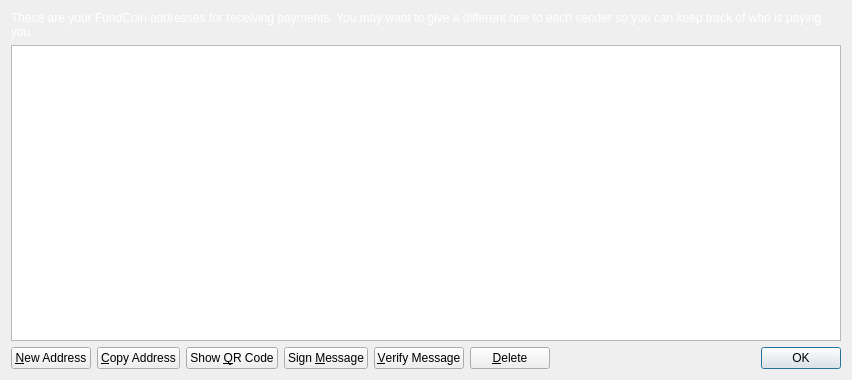
<?xml version="1.0" encoding="UTF-8"?>
<ui version="4.0">
 <class>AddressBookPage</class>
 <widget class="QWidget" name="AddressBookPage">
  <property name="geometry">
   <rect>
    <x>0</x>
    <y>0</y>
    <width>852</width>
    <height>380</height>
   </rect>
  </property>
  <property name="windowTitle">
   <string>Address Book</string>
  </property>
  <property name="styleSheet">
   <string notr="true"/>
  </property>
  <layout class="QVBoxLayout" name="verticalLayout">
   <item>
    <widget class="QLabel" name="labelExplanation">
     <property name="enabled">
      <bool>true</bool>
     </property>
     <property name="styleSheet">
      <string notr="true">#labelExplanation { color: #ffffff;}</string>
     </property>
     <property name="text">
      <string>These are your FundCoin addresses for receiving payments. You may want to give a different one to each sender so you can keep track of who is paying you.</string>
     </property>
     <property name="textFormat">
      <enum>Qt::PlainText</enum>
     </property>
     <property name="wordWrap">
      <bool>true</bool>
     </property>
    </widget>
   </item>
   <item>
    <widget class="QTableView" name="tableView">
     <property name="contextMenuPolicy">
      <enum>Qt::CustomContextMenu</enum>
     </property>
     <property name="toolTip">
      <string>Double-click to edit address or label</string>
     </property>
     <property name="tabKeyNavigation">
      <bool>false</bool>
     </property>
     <property name="alternatingRowColors">
      <bool>true</bool>
     </property>
     <property name="selectionMode">
      <enum>QAbstractItemView::SingleSelection</enum>
     </property>
     <property name="selectionBehavior">
      <enum>QAbstractItemView::SelectRows</enum>
     </property>
     <property name="sortingEnabled">
      <bool>true</bool>
     </property>
     <attribute name="verticalHeaderVisible">
      <bool>false</bool>
     </attribute>
    </widget>
   </item>
   <item>
    <layout class="QHBoxLayout" name="horizontalLayout">
     <item>
      <widget class="QPushButton" name="newAddressButton">
       <property name="toolTip">
        <string>Create a new address</string>
       </property>
       <property name="text">
        <string>&amp;New Address</string>
       </property>
       <property name="icon">
        <iconset resource="../bitcoin.qrc">
         <normaloff>:/icons/add</normaloff>:/icons/add</iconset>
       </property>
      </widget>
     </item>
     <item>
      <widget class="QPushButton" name="copyToClipboard">
       <property name="toolTip">
        <string>Copy the currently selected address to the system clipboard</string>
       </property>
       <property name="text">
        <string>&amp;Copy Address</string>
       </property>
       <property name="icon">
        <iconset resource="../bitcoin.qrc">
         <normaloff>:/icons/editcopy</normaloff>:/icons/editcopy</iconset>
       </property>
      </widget>
     </item>
     <item>
      <widget class="QPushButton" name="showQRCode">
       <property name="text">
        <string>Show &amp;QR Code</string>
       </property>
       <property name="icon">
        <iconset resource="../bitcoin.qrc">
         <normaloff>:/icons/qrcode</normaloff>:/icons/qrcode</iconset>
       </property>
      </widget>
     </item>
     <item>
      <widget class="QPushButton" name="signMessage">
       <property name="toolTip">
        <string>Sign a message to prove you own a FundCoin address</string>
       </property>
       <property name="text">
        <string>Sign &amp;Message</string>
       </property>
       <property name="icon">
        <iconset resource="../bitcoin.qrc">
         <normaloff>:/icons/edit</normaloff>:/icons/edit</iconset>
       </property>
      </widget>
     </item>
     <item>
      <widget class="QPushButton" name="verifyMessage">
       <property name="toolTip">
        <string>Verify a message to ensure it was signed with a specified FundCoin address</string>
       </property>
       <property name="text">
        <string>&amp;Verify Message</string>
       </property>
       <property name="icon">
        <iconset resource="../bitcoin.qrc">
         <normaloff>:/icons/transaction_0</normaloff>:/icons/transaction_0</iconset>
       </property>
      </widget>
     </item>
     <item>
      <widget class="QPushButton" name="deleteButton">
       <property name="toolTip">
        <string>Delete the currently selected address from the list</string>
       </property>
       <property name="text">
        <string>&amp;Delete</string>
       </property>
       <property name="icon">
        <iconset resource="../bitcoin.qrc">
         <normaloff>:/icons/remove</normaloff>:/icons/remove</iconset>
       </property>
      </widget>
     </item>
     <item>
      <spacer name="horizontalSpacer">
       <property name="orientation">
        <enum>Qt::Horizontal</enum>
       </property>
       <property name="sizeHint" stdset="0">
        <size>
         <width>40</width>
         <height>20</height>
        </size>
       </property>
      </spacer>
     </item>
     <item>
      <widget class="QDialogButtonBox" name="buttonBox">
       <property name="sizePolicy">
        <sizepolicy hsizetype="Maximum" vsizetype="Fixed">
         <horstretch>0</horstretch>
         <verstretch>0</verstretch>
        </sizepolicy>
       </property>
       <property name="standardButtons">
        <set>QDialogButtonBox::Ok</set>
       </property>
      </widget>
     </item>
    </layout>
   </item>
  </layout>
 </widget>
 <resources>
  <include location="../bitcoin.qrc"/>
 </resources>
 <connections/>
</ui>
